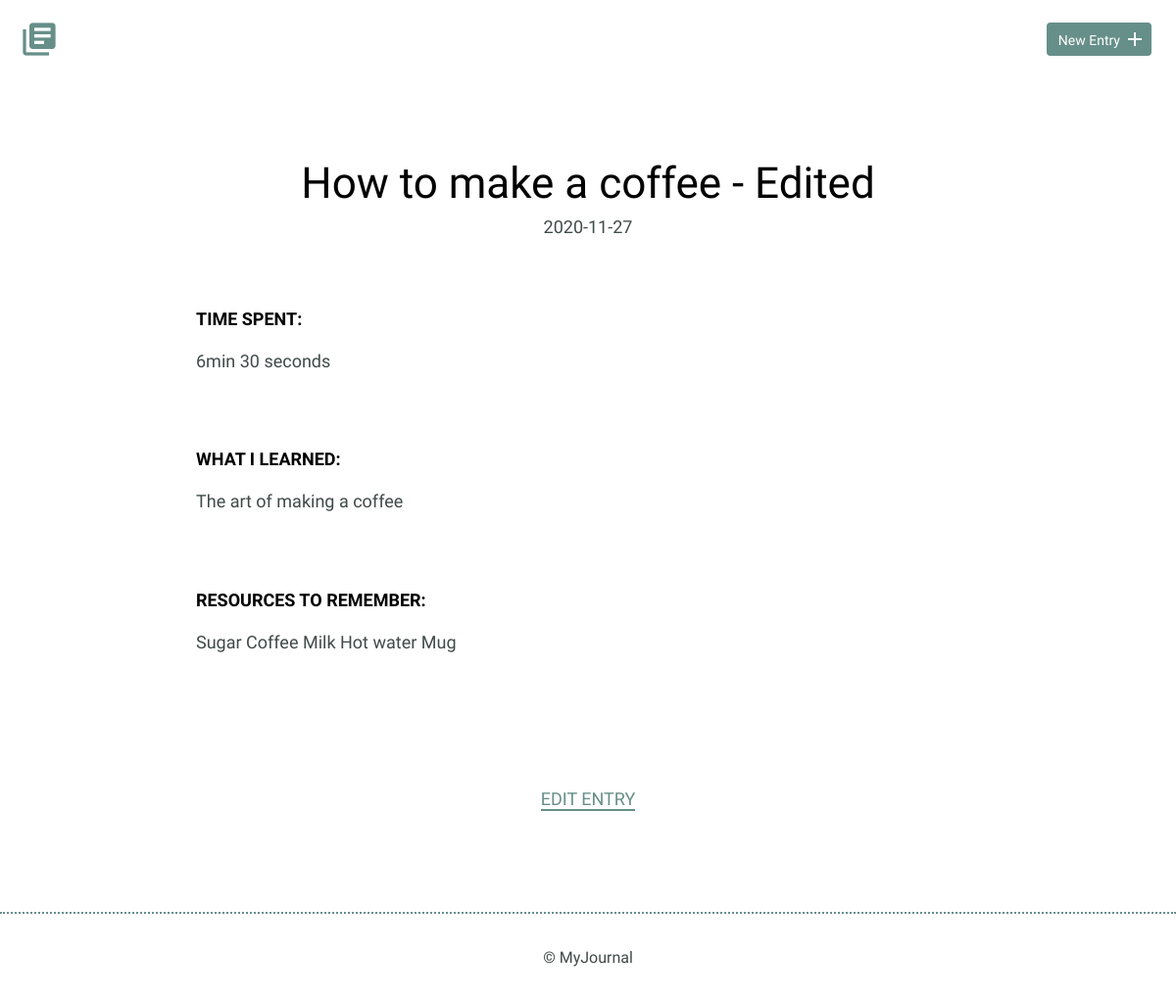
The page /detail.php?id=5 on the database its author committed.
### tables this page shows
CREATE TABLE "entries" (
	`id`	INTEGER,
	`title`	TEXT,
	`date`	TEXT,
	`time_spent`	INTEGER,
	`learned`	BLOB,
	`resources`	BLOB,
	PRIMARY KEY(`id`)
);

### inc/functions.php (called while the page is built, shortened)
<?php
function get_journal_entry($entry_id) {
include('dbconnect.php');
$sql = 'SELECT * FROM entries WHERE id = ?';
try {
  $results = $db->prepare($sql);
  $results->bindValue(1,$entry_id,PDO::PARAM_INT);
  $results->execute();
  return $results->fetch(PDO::FETCH_ASSOC);
} catch (Exception $e) {
  echo $e->getMessage();
  return false;
}
}
?>

### detail.php (the view, shortened to what this page needs)
<?php
include('inc/functions.php');
if(isset($_GET['id'])) {
    $entry_id = filter_input(INPUT_GET, 'id',FILTER_SANITIZE_NUMBER_INT);
    $journal_entry = get_journal_entry($entry_id);
}
?>
<!DOCTYPE html>
<html>
    <head>
        <link rel="stylesheet" href="css/normalize.css">
        <link rel="stylesheet" href="css/site.css">
    </head>
    <body>
        <header>
            <div class="container">
                <div class="site-header">
                    <a class="logo" href="index.php"><i class="material-icons">library_books</i></a>
                    <a class="button icon-right" href="new.php"><span>New Entry</span> <i class="material-icons">add</i></a>
                </div>
            </div>
        </header>
        <section>
            <div class="container">
                <div class="entry-list single">
                    <article>
                          <?php
                          echo "<h1>" . $journal_entry['title'] . "</h1>";
                          echo "<time>" . $journal_entry['date'] . "</time>";
                        ?>
                        <div class="entry">
                            <h3>Time Spent: </h3>
                        <p>
                         <?php
                          echo $journal_entry['time_spent'];
                         ?>
                        </p>
                        </div>
                        <div class="entry">
                            <h3>What I Learned:</h3>
                            <p>
                                <?php
                                echo $journal_entry['learned'];
                                ?>
                            </p>
                        </div>
                        <div class="entry">
                            <h3>Resources to Remember:</h3>
                            <p>
                            <?php
                                echo $journal_entry['resources'];
                                ?>
                            </p>
                        </div>
                    </article>
                </div>
            </div>
            <div class="edit">
            <p>
            <?php
            echo "<a href='edit.php?id=" .$entry_id. "'>Edit Entry</a></li>";
            ?>
            </p>
            </div>
        </section>
        <footer>
            <div>
                &copy; MyJournal
            </div>
        </footer>
    </body>
</html>

### css/site.css (style rules this page uses)
body { font-size: 16px; color: #404a49; font-family: 'Cousine', serif; font-weight: 400; }
.container { margin: 0 auto; padding: 0 25px; }
header .site-header { margin: 0 auto; height: 95px; }
header .logo i { color: #678f89; margin: 20px 0 0 -5px; float: left; font-size: 40px; }
header .button { float: right; margin: 33px 0 0 0; }
footer { text-align: center; padding: 35px 0; border-top: 2px dotted #678f89; }
.button { padding: 8px 10px 6px 10px; background: #678f89; border: 2px solid #678f89; border-radius: 4px; text-decoration: none; color: #FFF; position: relative; text-align: center; font-size: 14px; }
.button.icon-right { padding-right: 30px; top: -10px; }
.button.icon-right i { position: absolute; top: 3px; right: 3px; }
h1, h2, h3 { margin: 0; font-weight: 400; line-height: 1em; color: #000; }
h1 { font-size: 44px; margin-bottom: 12px; }
h3 { font-size: 18px; font-family: 'Work Sans', serif; font-weight: 600; text-transform: uppercase; }
p { line-height: 1.8em; font-size: 18px; }
p a { border-bottom: 2px solid #678f89; padding: 0; color: #678f89; text-decoration: none; }
.entry-list, .edit-entry, .new-entry { max-width: 800px; margin: 0 auto; padding: 70px 0 150px 0; }
.entry-list article { margin-bottom: 70px; text-align: center; }
.entry-list article:last-child { margin-bottom: 0; }
.entry-list.single { padding-bottom: 70px; }
.entry-list.single time { font-size: 18px; }
.entry { max-width: 800px; margin: 75px auto 0 auto; text-align: left; }
.entry p { margin-bottom: 40px; }
.edit { padding-bottom: 80px; text-align: center; margin: 0 auto; }
.edit a { font-weight: 400; text-transform: uppercase; font-size: 18px; }

### rows shown on the page
entries: title "How to make a coffee - Edited", date "2020-11-27", time_spent "6min 30 seconds", learned "The art of making a coffee", resources "Sugar Coffee Milk Hot water Mug"
